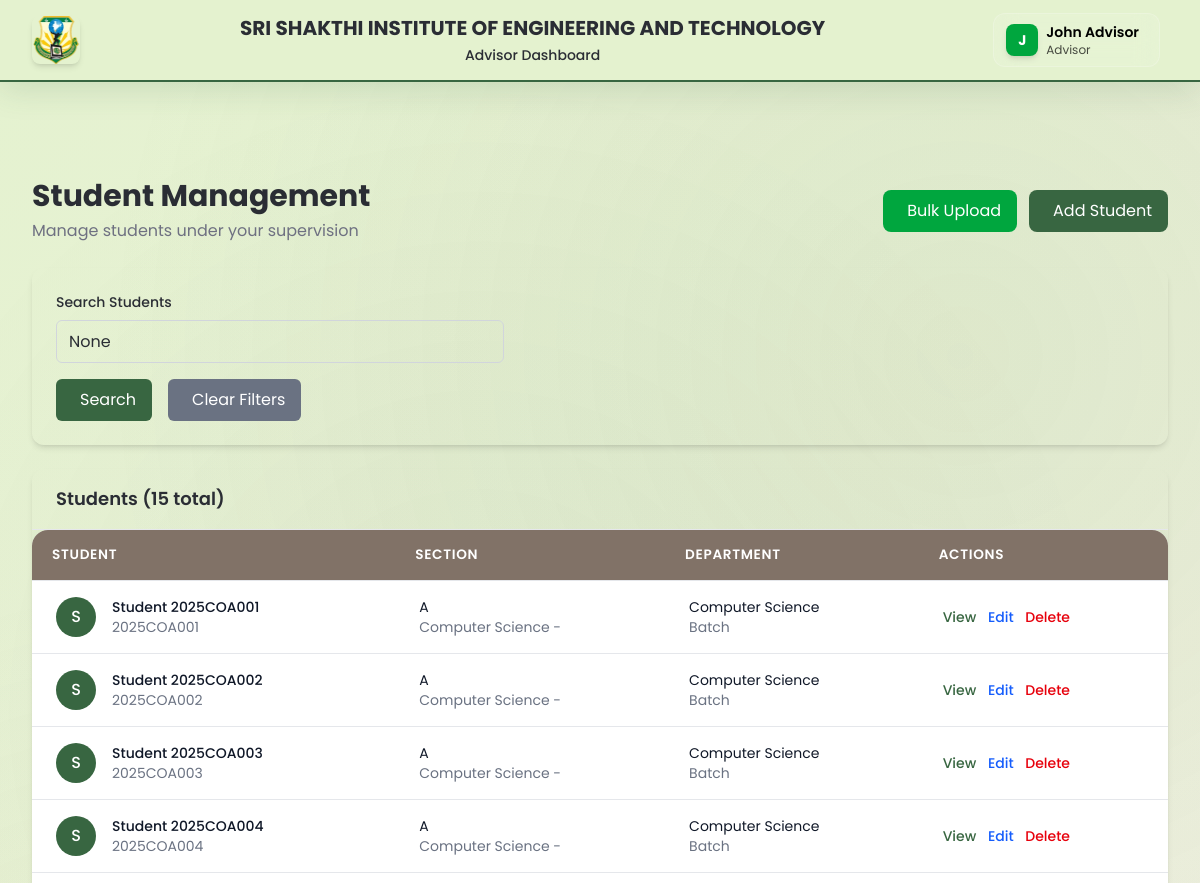
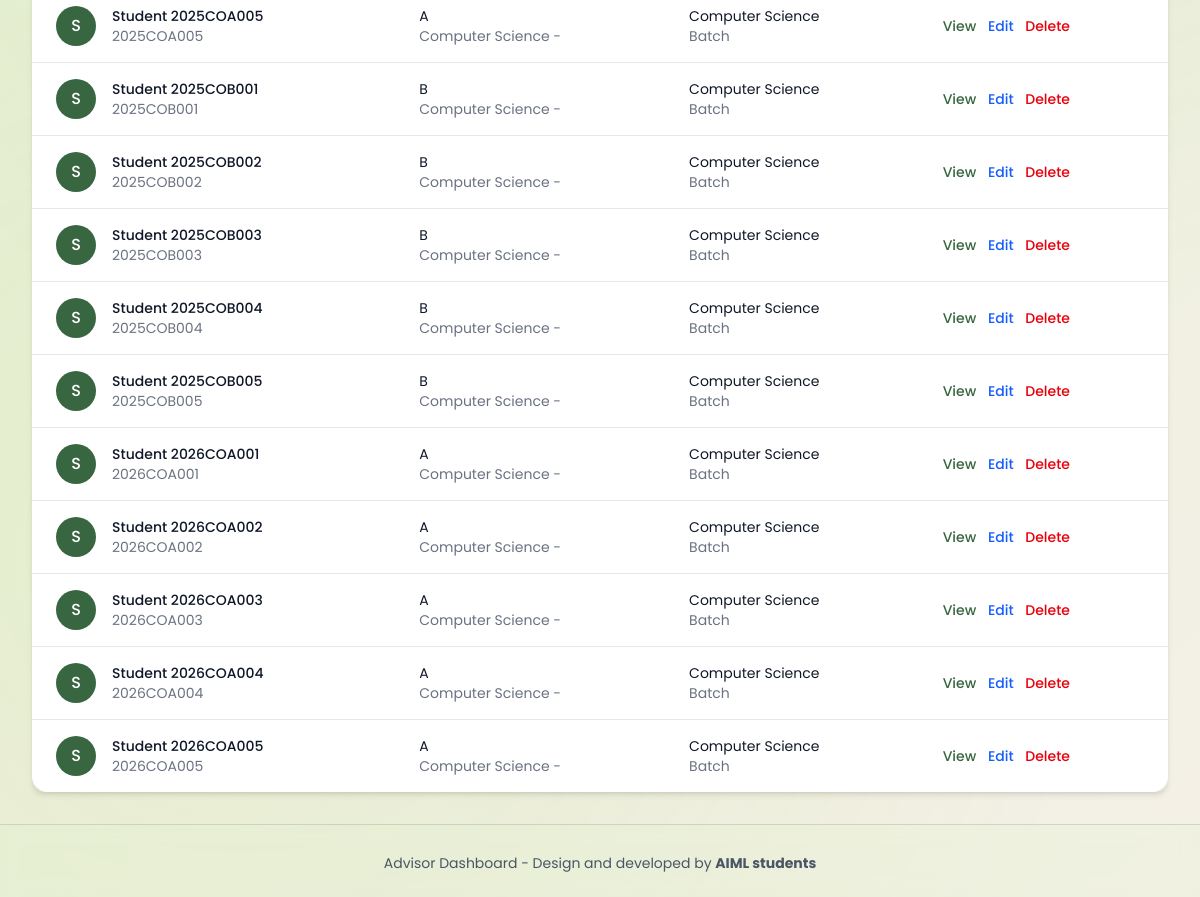
The app's page /advisor/students/ (signed in) with its own data (2 pictures, top to bottom).
### core/models.py (models this page shows, shortened)
class TimestampedModel(models.Model):
    created_at = models.DateTimeField(auto_now_add=True)
    updated_at = models.DateTimeField(auto_now=True)
    class Meta:
        abstract = True

class Student(TimestampedModel):
    student_regno = models.CharField(max_length=50, primary_key=True, help_text="Student registration number")
    name = models.CharField(max_length=200)
    department = models.ForeignKey(
        Department,
        on_delete=models.CASCADE,
        db_column='dept_id'
    )
    batch = models.ForeignKey(
        Batch,
        on_delete=models.CASCADE,
        db_column='batch_id'
    )
    section = models.ForeignKey(
        Section,
        on_delete=models.CASCADE,
        db_column='section_id'
    )
    class Meta:
        db_table = 'Students'
        verbose_name = 'Student'
        verbose_name_plural = 'Students'

class Section(TimestampedModel):
    section_id = models.AutoField(primary_key=True)
    batch = models.ForeignKey(
        Batch,
        on_delete=models.CASCADE,
        db_column='batch_id'
    )
    section_name = models.CharField(max_length=10)
    class Meta:
        db_table = 'Sections'
        verbose_name = 'Section'
        verbose_name_plural = 'Sections'
        unique_together = ['batch', 'section_name']

class Batch(TimestampedModel):
    batch_id = models.AutoField(primary_key=True)
    dept = models.ForeignKey(
        Department,
        on_delete=models.CASCADE,
        db_column='dept_id'
    )
    batch_year = models.PositiveIntegerField(
        help_text="Graduation year (e.g., 2027, 2028)"
    )
    class Meta:
        db_table = 'Batches'
        verbose_name = 'Batch'
        verbose_name_plural = 'Batches'
        unique_together = ['dept', 'batch_year']

class Department(TimestampedModel):
    dept_id = models.IntegerField(primary_key=True, unique=True, help_text="Department ID (manually assigned)")
    dept_name = models.CharField(max_length=100, unique=True)
    class Meta:
        db_table = 'Departments'
        verbose_name = 'Department'
        verbose_name_plural = 'Departments'

### advisor_dashboard/views.py (the view)
# urls.py: path('students/', views.student_list, name='student_list'),
@login_required
def student_list(request):
    if not check_advisor_permission(request.user):
        messages.error(request, "Access denied. You don't have advisor permissions.")
        return redirect("auth:login")
    advisor = get_advisor_profile(request.user)
    if not advisor:
        messages.error(request, "No advisor profile found. Contact admin to create your advisor profile.")
        return redirect("advisor_dashboard:dashboard")
    students = advisor.get_assigned_students()
    search_query = request.GET.get('search')
    if search_query:
        students = students.filter(
            Q(name__icontains=search_query) |
            Q(student_regno__icontains=search_query)
        )
    paginator = Paginator(students, 25)
    page_number = request.GET.get('page')
    page_obj = paginator.get_page(page_number)
    assigned_sections = advisor.get_assigned_sections()
    context = {
        'user': request.user,
        'advisor': advisor,
        'students': page_obj,
        'assigned_sections': assigned_sections,
        'search_query': search_query,
    }
    return render(request, 'advisor_dashboard/student_list.html', context)

### advisor_dashboard/models.py (called while the page is built)
    def get_assigned_students(self):
        from core.models import Student
        from django.db.models import Q
        filter_conditions = Q(student_regno__isnull=True)  # Start with empty condition
        if self.sections.exists():
            filter_conditions |= Q(section__in=self.sections.all())
        elif self.batches.exists():
            filter_conditions |= Q(section__batch__in=self.batches.all())
        elif self.departments.exists():
            filter_conditions |= Q(section__batch__dept__in=self.departments.all())
        return Student.objects.filter(filter_conditions).distinct()

    def get_assigned_sections(self):
        from django.db.models import Q
        from core.models import Section
        filter_conditions = Q(section_id__isnull=True)  # Start with empty condition
        if self.sections.exists():
            filter_conditions |= Q(section_id__in=self.sections.all().values_list('section_id', flat=True))
        elif self.batches.exists():
            filter_conditions |= Q(batch__in=self.batches.all())
        elif self.departments.exists():
            filter_conditions |= Q(batch__dept__in=self.departments.all())
        return Section.objects.filter(filter_conditions).distinct()

### advisor_dashboard/views.py (called while the page is built)
def get_advisor_profile(user):
    try:
        return user.advisor_profile
    except:
        return None

def check_advisor_permission(user):
    is_in_advisor_group = user.groups.filter(name='Advisors').exists()
    is_staff_user = user.is_staff
    print(f"DEBUG: User {user.username} - is_in_advisor_group: {is_in_advisor_group}, is_staff: {is_staff_user}")
    return is_in_advisor_group or is_staff_user or user.is_superuser

### Frontend/templates/advisor_dashboard/student_list.html (shortened to what this page needs)
{% extends 'advisor_dashboard/advisor_base.html' %}
{% block content %}
<div class="space-y-6">
  <div class="flex items-center justify-between">
    <div>
      <h1 class="text-3xl font-bold text-[var(--text-primary)]">Student Management</h1>
      <p class="text-[var(--text-secondary)] mt-1">Manage students under your supervision</p>
    </div>
    <div class="flex space-x-3">
      <a href="{% url 'advisor_dashboard:bulk_student_upload' %}"
         class="bg-green-600 text-white px-4 py-2 rounded-lg hover:bg-green-700 transition-colors">
        Bulk Upload
      </a>
      <a href="{% url 'advisor_dashboard:student_create' %}"
         class="bg-[var(--primary)] text-white px-4 py-2 rounded-lg hover:bg-purple-700 transition-colors">
        Add Student
      </a>
    </div>
  </div>
  <div class="bg-[var(--bg-secondary)] rounded-xl shadow-md p-6">
    <form method="GET" class="space-y-4">
      <div class="grid grid-cols-1 gap-4">
        <div class="max-w-md">
          <label class="block text-sm font-medium text-[var(--text-primary)] mb-2">Search Students</label>
          <input type="text" name="search" value="{{ search_query }}"
                 placeholder="Search by name or registration number..."
                 class="w-full px-3 py-2 border border-gray-300 rounded-md focus:outline-none focus:ring-2 focus:ring-[var(--primary)]">
        </div>
      </div>
      <div class="flex space-x-4">
        <button type="submit" class="bg-[var(--primary)] text-white px-4 py-2 rounded-md hover:bg-purple-700 transition-colors">
          Search
        </button>
        <a href="{% url 'advisor_dashboard:student_list' %}" class="bg-gray-500 text-white px-4 py-2 rounded-md hover:bg-gray-600 transition-colors">
          Clear Filters
        </a>
      </div>
    </form>
  </div>
  <div class="bg-[var(--bg-secondary)] rounded-xl shadow-md overflow-hidden">
    <div class="px-6 py-4 border-b border-gray-200">
      <h3 class="text-lg font-semibold text-[var(--text-primary)]">
        Students ({{ students.paginator.count }} total)
      </h3>
    </div>
    {% if students %}
    <div class="overflow-x-auto">
      <table class="min-w-full divide-y divide-gray-200">
        <thead class="bg-gray-50">
          <tr>
            <th class="px-6 py-3 text-left text-xs font-medium text-gray-500 uppercase tracking-wider">Student</th>
            <th class="px-6 py-3 text-left text-xs font-medium text-gray-500 uppercase tracking-wider">Section</th>
            <th class="px-6 py-3 text-left text-xs font-medium text-gray-500 uppercase tracking-wider">Department</th>
            <th class="px-6 py-3 text-left text-xs font-medium text-gray-500 uppercase tracking-wider">Actions</th>
          </tr>
        </thead>
        <tbody class="bg-white divide-y divide-gray-200">
          {% for student in students %}
          <tr class="hover:bg-gray-50">
            <td class="px-6 py-4 whitespace-nowrap">
              <div class="flex items-center">
                <div class="flex-shrink-0 h-10 w-10">
                  <div class="h-10 w-10 rounded-full bg-[var(--primary)] flex items-center justify-center">
                    <span class="text-white font-medium">{{ student.name.0 }}</span>
                  </div>
                </div>
                <div class="ml-4">
                  <div class="text-sm font-medium text-gray-900">{{ student.name }}</div>
                  <div class="text-sm text-gray-500">{{ student.student_regno }}</div>
                </div>
              </div>
            </td>
            <td class="px-6 py-4 whitespace-nowrap">
              <div class="text-sm text-gray-900">{{ student.section.section_name }}</div>
              <div class="text-sm text-gray-500">{{ student.section.batch.dept.dept_name }} - {{ student.section.batch.year }}</div>
            </td>
            <td class="px-6 py-4 whitespace-nowrap">
              <div class="text-sm text-gray-900">{{ student.department.dept_name }}</div>
              <div class="text-sm text-gray-500">{{ student.batch.year }} Batch</div>
            </td>
            <td class="px-6 py-4 whitespace-nowrap text-sm font-medium space-x-2">
              <a href="{% url 'advisor_dashboard:student_detail' student.student_regno %}"
                 class="text-[var(--primary)] hover:text-purple-700">View</a>
              <a href="{% url 'advisor_dashboard:student_edit' student.student_regno %}"
                 class="text-blue-600 hover:text-blue-800">Edit</a>
              <a href="{% url 'advisor_dashboard:student_delete' student.student_regno %}"
                 class="text-red-600 hover:text-red-800">Delete</a>
            </td>
          </tr>
          {% endfor %}
        </tbody>
      </table>
    </div>
    {% endif %}
  </div>
</div>
{% endblock %}

### Frontend/templates/advisor_dashboard/advisor_base.html (shortened to what this page needs)
<!DOCTYPE html>
<html lang="en" class="h-full">
<head>
  {% load static %}
  <link rel="stylesheet" href="https://cdn.jsdelivr.net/npm/iconoir@latest/css/iconoir.css">
  <link rel="stylesheet" href="{% static 'css/glassmorphic-theme.css' %}">
  <link rel="stylesheet" href="{% static 'css/glassmorphic-components.css' %}">
  <link rel="stylesheet" href="{% static 'css/advisor-unified-ui.css' %}">
    <link rel="stylesheet" href="{% static 'css/custom-theme.css' %}">
  <script src="https://cdn.jsdelivr.net/npm/@tailwindcss/browser@4"></script>
</head>
<body class="glassmorphic-body min-h-screen">
  <header class="fixed top-0 z-50 w-full header-bg shadow-lg">
    <div class="max-w-7xl mx-auto px-4 sm:px-6 lg:px-8">
      <div class="flex items-center justify-between h-16 md:h-20">
        <div class="flex items-center space-x-3">
          <a href="{% url 'advisor_dashboard:dashboard' %}"
            class="flex items-center hover:opacity-80 transition-opacity">
            <img src="{% static 'img/image.png' %}" alt="Logo" class="h-10 w-10 md:h-12 md:w-12 rounded-lg shadow-md" />
          </a>
        </div>
        <div class="flex-1 text-center px-4 md:px-8">
          <h1 class="text-sm md:text-lg lg:text-xl font-bold glassmorphic-text-primary leading-tight">
            SRI SHAKTHI INSTITUTE OF ENGINEERING AND TECHNOLOGY
          </h1>
          <p class="text-xs md:text-sm glassmorphic-text-secondary font-medium mt-1">
            Advisor Dashboard
          </p>
        </div>
        <div class="flex items-center space-x-2">
          {% if user.is_authenticated %}
          <div class="hidden lg:block relative ml-2">
            <button id="userMenuButton"
              class="user-menu-btn flex items-center space-x-2 px-3 py-2 rounded-xl bg-white/10 backdrop-blur-md border border-white/20 hover:bg-white/20 transition-all duration-200">
              <div
                class="h-8 w-8 bg-green-600 rounded-lg flex items-center justify-center shadow-md">
                <span class="text-white font-bold text-sm">{{ user.first_name.0|default:user.username.0|upper }}</span>
              </div>
              <div class="hidden md:block text-left">
                <p class="text-sm font-semibold text-black">{{ user.get_full_name|default:user.username }}</p>
                <p class="text-xs text-black/70">Advisor</p>
              </div>
            </button>
          </div>
          {% endif %}
        </div>
      </div>
    </div>
  </header>
  <main class="pt-20 md:pt-24 pb-8">
    <div class="max-w-7xl mx-auto px-4 sm:px-6 lg:px-8">
      {% block content %}{% endblock %}
    </div>
  </main>
  <footer class="bg-white border-t border-gray-200 mt-auto">
    <div class="max-w-7xl mx-auto px-4 sm:px-6 lg:px-8 py-6">
      <div class="text-center text-sm text-gray-600">
        <p class="mt-1">Advisor Dashboard - Design and developed by <b style="font-weight: bold;">AIML students</b></p>
      </div>
    </div>
  </footer>
</body>
</html>

### static/css/glassmorphic-theme.css (style rules this page uses)
:root { --accent: #A7C957; --primary: #386641; --secondary: #6A994E; --background: #f4f0e7; --section-bg: #e4f2cf; --text-primary: #2A2D34; --text-secondary: #6E7081; --button-primary: #386641; --button-secondary: #6A994E; --danger: #BC4749; --warning: #F2CC8F; --glass-bg: rgba(228, 242, 207, 0.25); --glass-bg-strong: rgba(228, 242, 207, 0.4); --glass-border: rgba(56, 102, 65, 0.18); --glass-shadow: 0 8px 32px 0 rgba(56, 102, 65, 0.15); --glass-shadow-strong: 0 12px 40px 0 rgba(56, 102, 65, 0.25); --gradient-primary: linear-gradient(135deg, #A7C957 0%, #6A994E 50%, #386641 100%); --gradient-secondary: linear-gradient(135deg, #e4f2cf 0%, #f4f0e7 100%); --gradient-glass: linear-gradient(135deg, rgba(228, 242, 207, 0.3) 0%, rgba(167, 201, 87, 0.1) 100%); --blur-light: blur(8px); --blur-medium: blur(12px); --blur-strong: blur(16px); }
* { font-family: 'Poppins', -apple-system, BlinkMacSystemFont, 'Segoe UI', Roboto, sans-serif; }
body { background: var(--gradient-secondary); color: var(--text-primary); line-height: 1.6; position: relative; min-height: 100vh; }
body::before { content: ''; position: fixed; top: 0; left: 0; width: 100%; height: 100%; background: radial-gradient(circle at 20% 80%, rgba(167, 201, 87, 0.1) 0%, transparent 50%), radial-gradient(circle at 80% 20%, rgba(106, 153, 78, 0.1) 0%, transparent 50%), radial-gradient(circle at 40% 40%, rgba(56, 102, 65, 0.05) 0%, transparent 50%); animation: backgroundFloat 20s ease-in-out infinite; z-index: -1; pointer-events: none; }
.header-bg { background: var(--glass-bg); backdrop-filter: var(--blur-medium); -webkit-backdrop-filter: var(--blur-medium); border-bottom: 1px solid var(--glass-border); box-shadow: var(--glass-shadow); position: sticky; top: 0; z-index: 100; }
footer { background: var(--glass-bg); backdrop-filter: var(--blur-light); -webkit-backdrop-filter: var(--blur-light); border-top: 1px solid var(--glass-border); }

### static/css/glassmorphic-components.css (style rules this page uses)
.table-responsive, table, .table { background: transparent !important; border-radius: 16px !important; overflow: hidden !important; box-shadow: var(--glass-shadow) !important; }
.table thead th, .table th, th { background: #817267 !important; color: white !important; font-weight: 600 !important; text-transform: uppercase !important; letter-spacing: 0.05em !important; font-size: 0.85rem !important; padding: 1rem 1.25rem !important; border: none !important; position: relative !important; }

### static/css/custom-theme.css (style rules this page uses)
:root { --accent: #A7C957; --primary: #386641; --secondary: #6A994E; --background: #f4f0e7; --section-bg: #e4f2cf; --text-primary: #2A2D34; --text-secondary: #6E7081; --button-primary: #386641; --button-secondary: #6A994E; --danger: #BC4749; --warning: #F2CC8F; --accent-rgb: 167, 201, 87; --primary-rgb: 56, 102, 65; --secondary-rgb: 106, 153, 78; --text-primary-rgb: 42, 45, 52; --text-secondary-rgb: 110, 112, 129; --danger-rgb: 188, 71, 73; --warning-rgb: 242, 204, 143; }
body { background-color: var(--background); color: var(--text-primary); }
.header-bg { background-color: var(--section-bg); border-bottom: 2px solid var(--primary); }

### records on screen
Student: name.0 "S", name "Student 2025COA001", student_regno "2025COA001", section.section_name "A", section.batch.dept.dept_name "Computer Science", department.dept_name "Computer Science"
Student: name.0 "S", name "Student 2025COA002", student_regno "2025COA002", section.section_name "A", section.batch.dept.dept_name "Computer Science", department.dept_name "Computer Science"
Student: name.0 "S", name "Student 2025COA003", student_regno "2025COA003", section.section_name "A", section.batch.dept.dept_name "Computer Science", department.dept_name "Computer Science"
Student: name.0 "S", name "Student 2025COA004", student_regno "2025COA004", section.section_name "A", section.batch.dept.dept_name "Computer Science", department.dept_name "Computer Science"
Student: name.0 "S", name "Student 2025COA005", student_regno "2025COA005", section.section_name "A", section.batch.dept.dept_name "Computer Science", department.dept_name "Computer Science"
Student: name.0 "S", name "Student 2025COB001", student_regno "2025COB001", section.section_name "B", section.batch.dept.dept_name "Computer Science", department.dept_name "Computer Science"
Student: name.0 "S", name "Student 2025COB002", student_regno "2025COB002", section.section_name "B", section.batch.dept.dept_name "Computer Science", department.dept_name "Computer Science"
Student: name.0 "S", name "Student 2025COB003", student_regno "2025COB003", section.section_name "B", section.batch.dept.dept_name "Computer Science", department.dept_name "Computer Science"
Student: name.0 "S", name "Student 2025COB004", student_regno "2025COB004", section.section_name "B", section.batch.dept.dept_name "Computer Science", department.dept_name "Computer Science"
Student: name.0 "S", name "Student 2025COB005", student_regno "2025COB005", section.section_name "B", section.batch.dept.dept_name "Computer Science", department.dept_name "Computer Science"
Student: name.0 "S", name "Student 2026COA001", student_regno "2026COA001", section.section_name "A", section.batch.dept.dept_name "Computer Science", department.dept_name "Computer Science"
Student: name.0 "S", name "Student 2026COA002", student_regno "2026COA002", section.section_name "A", section.batch.dept.dept_name "Computer Science", department.dept_name "Computer Science"
Student: name.0 "S", name "Student 2026COA003", student_regno "2026COA003", section.section_name "A", section.batch.dept.dept_name "Computer Science", department.dept_name "Computer Science"
Student: name.0 "S", name "Student 2026COA004", student_regno "2026COA004", section.section_name "A", section.batch.dept.dept_name "Computer Science", department.dept_name "Computer Science"
Student: name.0 "S", name "Student 2026COA005", student_regno "2026COA005", section.section_name "A", section.batch.dept.dept_name "Computer Science", department.dept_name "Computer Science"

### other values on screen
{{ user.first_name.0|default:user.username.0|upper }} "J"
{{ user.get_full_name|default:user.username }} "John Advisor"
{{ students.paginator.count }} "15"
